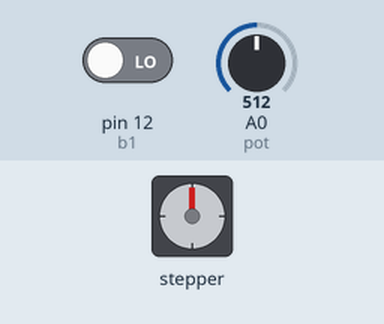
Simulated run of this sketch. Board: Arduino Uno, built with avr-gcc and run on an emulated ATmega328P. On the bench: stepper motor. The inputs (shaded band) are chosen by the test bench; at power-on: pin 12 (b1) LOW, A0 (pot) = 512. Stepper angles assume 2048 steps per turn.

Above: at 1.25 s.
1.3 s: pin 12 (b1) driven HIGH
At 1.37 s:
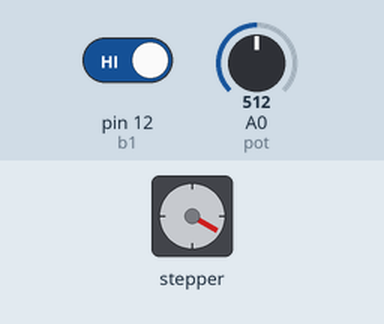
4.3 s: A0 (pot) set to 900
At 5.4 s:
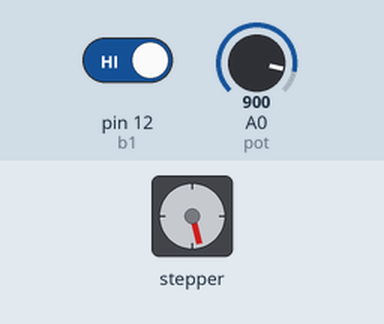
7.3 s: A0 (pot) set to 0
10.3 s: A0 (pot) set to 18
At 10.73 s:
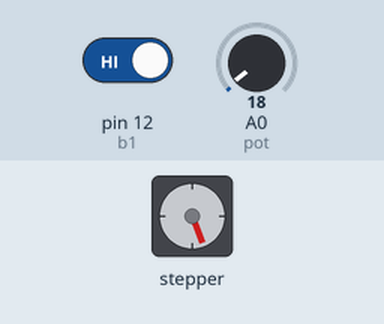
13.3 s: A0 (pot) set to 23
14.8 s: A0 (pot) set to 511
At 15.96 s:
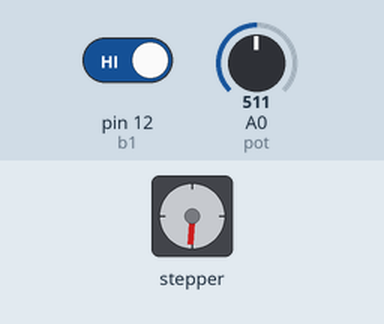
Timing chart, 0 to 21.5 s (numbered marks = the images above; inputs shaded):
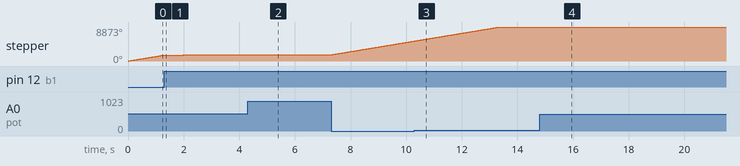

The sketch:

Task_4.ino
```cpp
#include <Stepper.h>
#define one_rev_steps 64

Stepper uni1(one_rev_steps,8,9,10,11);
int b1 = 12, pot = A0;
byte go = 1;
bool clockwise = true;
void setup() {
  // put your setup code here, to run once:
  pinMode(b1, INPUT);
  pinMode(pot, INPUT);
}

void loop() {
  // put your main code here, to run repeatedly:
  int val = map(analogRead(pot), 0,1023, 0,50);
  if (digitalRead(b1) == HIGH)
    go == 1 ? go++: go--;

  go == 1 ? driveStepper(-1, val) : driveStepper(1, val);
}

void driveStepper(short int dir, int val){
  uni1.setSpeed(val*dir);
  uni1.step(2);
}
```
